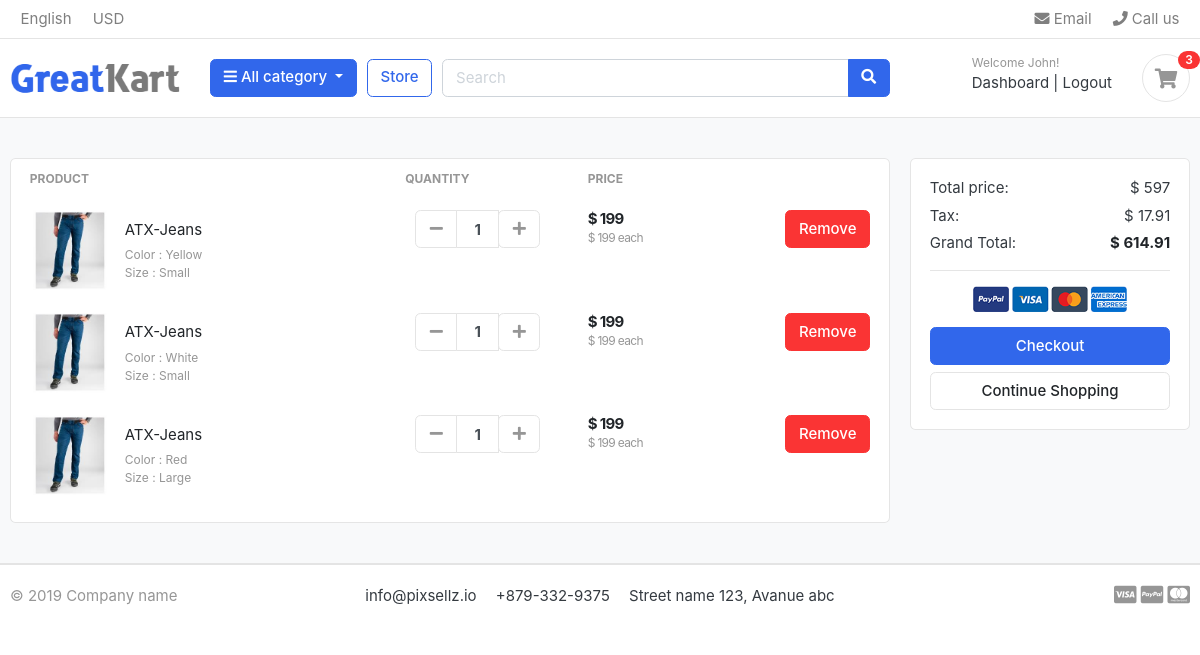
The app's page /cart/ (signed in), older data.
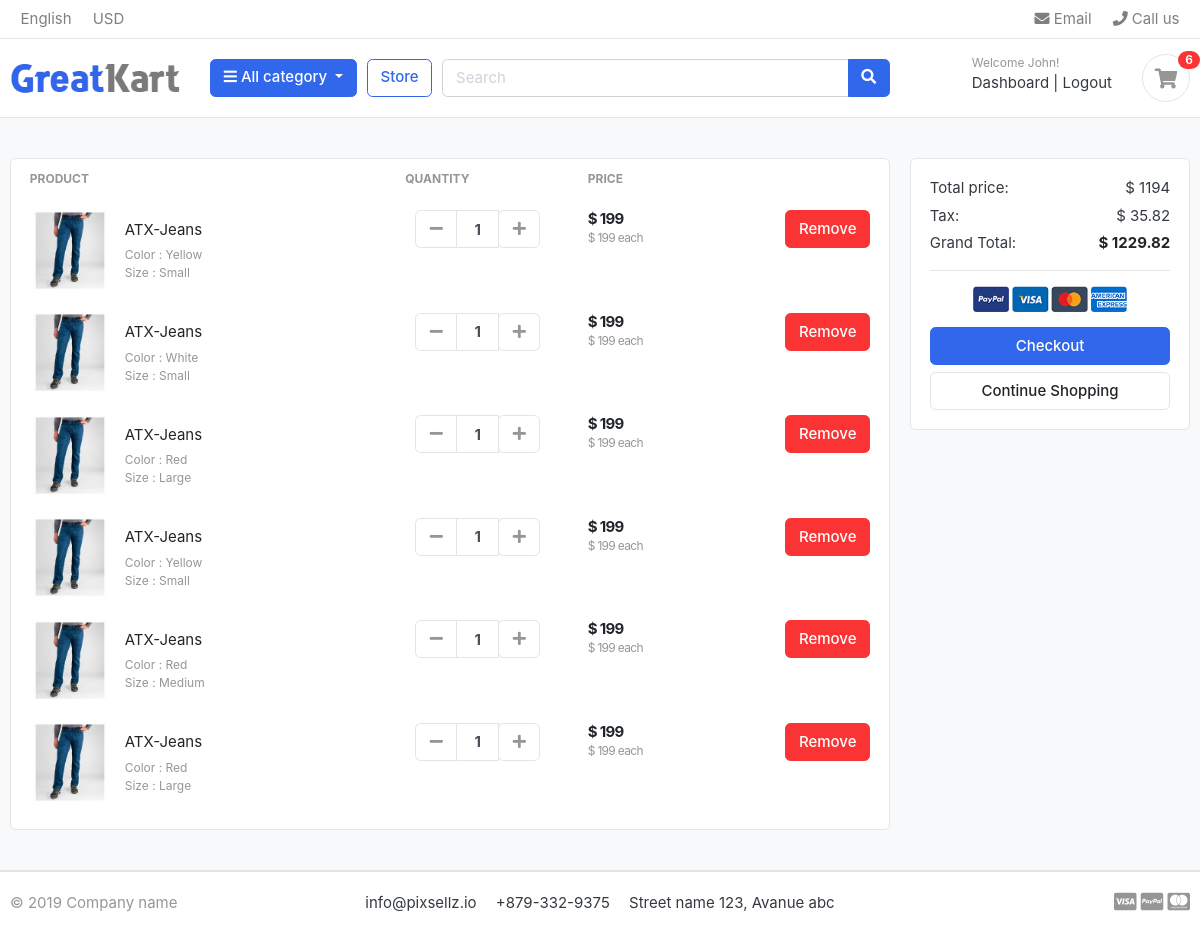
The same page, newer data.
### accounts/models.py (models this page shows, shortened)
class Account(AbstractBaseUser):
    first_name = models.CharField(max_length=50)
    last_name = models.CharField(max_length=50)
    username = models.CharField(max_length=50, unique=True)
    email = models.EmailField(max_length=100, unique=True)
    phone_number = models.CharField(max_length=50)
    date_joined = models.DateTimeField(auto_now_add=True)
    last_login = models.DateTimeField(auto_now_add=True)
    is_admin = models.BooleanField(default=False)
    is_staff = models.BooleanField(default=False)
    is_active = models.BooleanField(default=False)
    is_superadmin = models.BooleanField(default=False)
    USERNAME_FIELD = 'email'
    REQUIRED_FIELDS = ['username', 'first_name', 'last_name']
    objects = MyAccountManager()

### carts/models.py (models this page shows, shortened)
class CartItem(models.Model):
    user        = models.ForeignKey(Account, on_delete=models.CASCADE, null=True)
    product     = models.ForeignKey(Product, on_delete=models.CASCADE)
    variations  = models.ManyToManyField(Variation, blank=True)
    cart        = models.ForeignKey(Cart, on_delete=models.CASCADE, null=True)
    quantity    = models.IntegerField()
    is_active   = models.BooleanField(default=True)
    def sub_total(self):
        return self.product.price * self.quantity

### store/models.py (models this page shows, shortened)
class Product(models.Model):
    product_name    = models.CharField(max_length=200, unique=True)
    slug            = models.SlugField(max_length=200, unique=True)
    description     = models.TextField(max_length=500, blank=True)
    price           = models.IntegerField()
    images          = models.ImageField(upload_to='photos/products')
    stock           = models.IntegerField()
    is_available    = models.BooleanField(default=True)
    category        = models.ForeignKey(Category, on_delete=models.CASCADE)
    created_date    = models.DateTimeField(auto_now_add=True)
    modified_date   = models.DateTimeField(auto_now_add=True)
    def get_url(self):
        return reverse('store:product_detail', args=[self.category.slug, self.slug])

class Variation(models.Model):
    product             = models.ForeignKey(Product, on_delete=models.CASCADE)
    variation_category  = models.CharField(max_length=100, choices=variation_category_choice)
    variation_value     = models.CharField(max_length=100)
    is_active           = models.BooleanField(default=True)
    created_date        = models.DateTimeField(auto_now=True)
    objects = VariationManager()

### carts/views.py (the view)
# urls.py: path('', views.cart, name='cart'),
def cart(request, total=0, quantity=0, cart_items=None):
    try:
        tax = 0
        grand_total = 0
        if request.user.is_authenticated:
            cart_items = CartItem.objects.filter(user=request.user, is_active=True)
        else:
            cart        = Cart.objects.get(cart_id=_cart_id(request))
            cart_items  = CartItem.objects.filter(cart=cart, is_active=True)
        for cart_item in cart_items:
            total += (cart_item.product.price * cart_item.quantity)
            quantity += cart_item.quantity
        tax = (3 * total)/100
        grand_total = total + tax
    except ObjectDoesNotExist:
        pass # just ignore
    context = {
        'total': total,
        'quantity': quantity,
        'cart_items': cart_items,
        'tax': tax,
        'grand_total': grand_total,
    }
    return render(request, 'store/cart.html', context)

### carts/context_processors.py (called while the page is built)
def counter(request):
    cart_count = 0
    if 'admin' in request.path:
        return {}
    else:
        try:
            cart = Cart.objects.filter(cart_id=_cart_id(request))
            if request.user.is_authenticated:
                cart_items = CartItem.objects.all().filter(user=request.user)
            else:
                cart_items = CartItem.objects.all().filter(cart=cart[:1])
            for cart_item in cart_items:
                cart_count += cart_item.quantity
        except Cart.DoesNotExist:
            cart_count = 0
    return dict(cart_count=cart_count)

### carts/views.py (called while the page is built)
def _cart_id(request):
    cart = request.session.session_key
    if not cart:
        cart = request.session.create()
    return cart

### category/context_processors.py (called while the page is built)
def menu_links(request):
    links = Category.objects.all()
    return dict(links=links)

### category/models.py (called while the page is built)
    def get_url(self):
        return reverse('store:products_by_category', args=[self.slug])

### templates/store/cart.html (shortened to what this page needs)
{% extends "base.html" %}
{% load static %}
{% block content %}
<section class="section-content padding-y bg">
<div class="container">
{% if not cart_items %}
	<h2 class="text-center">You Shopping Cart is Empty</h2>
	<br>
	<div class="text-center">
		<a href="{% url 'store:store' %}" class="btn btn-primary">Continue Shopping</a>
	</div>
{% else %}
<div class="row">
	<aside class="col-lg-9">
<div class="card">
<table class="table table-borderless table-shopping-cart">
<thead class="text-muted">
<tr class="small text-uppercase">
  <th scope="col">Product</th>
  <th scope="col" width="120">Quantity</th>
  <th scope="col" width="120">Price</th>
  <th scope="col" class="text-right" width="200"> </th>
</tr>
</thead>
<tbody>
{% for cart_item in cart_items %}
<tr>
	<td>
		<figure class="itemside align-items-center">
			<div class="aside"><img src="{{ cart_item.product.images.url }}" class="img-sm"></div>
			<figcaption class="info">
				<a href="{{ cart_item.product.get_url }}" class="title text-dark">{{ cart_item.product.product_name }}</a>
				<p class="text-muted small">
					{% if cart_item.variations.all %}
						{% for item in cart_item.variations.all %}
							{{ item.variation_category | capfirst }} : {{ item.variation_value | capfirst }} <br>
						{% endfor %}
					{% endif %}
				</p>
			</figcaption>
		</figure>
	</td>
	<td>
					<div class="col">
						<div class="input-group input-spinner">
							<div class="input-group-prepend">
							<a href="{% url 'remove_cart' cart_item.product.id cart_item.id %}" class="btn btn-light" type="button" id="button-plus"> <i class="fa fa-minus"></i> </a>
							</div>
							<input type="text" class="form-control"  value="{{ cart_item.quantity }}">
							<div class="input-group-append">
								<form action="{% url 'add_cart' cart_item.product.id %}" method="POST">
									<button class="btn btn-light" type="submit" id="button-minus"> <i class="fa fa-plus"></i> </button>
								</form>
							</div>
						</div>
					</div>
	</td>
	<td>
		<div class="price-wrap">
			<var class="price">$ {{ cart_item.sub_total }}</var>
			<small class="text-muted"> $ {{ cart_item.product.price }} each </small>
		</div>
	</td>
	<td class="text-right">
	<a href="{% url 'remove_cart_item' cart_item.product.id cart_item.id %}" class="btn btn-danger" onclick="return confirm('Are you sure you want to delete this item?')"> Remove</a>
	</td>
</tr>
{% endfor %}
</tbody>
</table>
</div>
	</aside>
	<aside class="col-lg-3">
		<div class="card">
		<div class="card-body">
			<dl class="dlist-align">
			  <dt>Total price:</dt>
			  <dd class="text-right">$ {{ total }}</dd>
			</dl>
			<dl class="dlist-align">
			  <dt>Tax:</dt>
			  <dd class="text-right"> $ {{ tax }}</dd>
			</dl>
			<dl class="dlist-align">
			  <dt>Grand Total:</dt>
			  <dd class="text-right text-dark b"><strong>$ {{ grand_total }}</strong></dd>
			</dl>
			<hr>
			<p class="text-center mb-3">
				<img src="{% static './images/misc/payments.png' %}" height="26">
			</p>
			<a href="{% url 'checkout' %}" class="btn btn-primary btn-block"> Checkout </a>
			<a href="{% url 'store:store' %}" class="btn btn-light btn-block">Continue Shopping</a>
		</div>
		</div>
</aside>
</div>
{% endif %}
</div>
</section>
{% endblock content %}

### templates/base.html (shortened to what this page needs)
{% load static %}
<!DOCTYPE HTML>
<html lang="en">
<head>
    <link href="{% static 'css/bootstrap.css' %}" rel="stylesheet" type="text/css"/>
    <link href="{% static 'fonts/fontawesome/css/all.min.css' %}" type="text/css" rel="stylesheet">
    <link href="{% static 'css/ui.css' %}" rel="stylesheet" type="text/css"/>
    <link href="{% static 'css/responsive.css' %}" rel="stylesheet" media="only screen and (max-width: 1200px)" />
</head>
<body>
    {% include "includes/navbar.html" %}
    {% block content %}{% endblock content %}
    {% include "includes/footer.html" %}
</body>

### templates/includes/navbar.html (shortened to what this page needs)
{% load static %}
<header class="section-header">
    <nav class="navbar p-md-0 navbar-expand-sm navbar-light border-bottom">
        <div class="container">
            <div class="collapse navbar-collapse" id="navbarTop4">
                <ul class="navbar-nav mr-auto">
                    <li class="nav-item dropdown">
                        <a href="#" class="nav-link">   English </a>
                    </li>
                    <li class="nav-item dropdown">
                        <a href="#" class="nav-link"> USD </a>
                    </li>
                </ul>
                <ul class="navbar-nav">
                    <li><a href="#" class="nav-link"> <i class="fa fa-envelope"></i> Email </a></li>
                    <li><a href="#" class="nav-link"> <i class="fa fa-phone"></i> Call us </a></li>
                </ul>
            </div>
        </div>
    </nav>
    <section class="header-main border-bottom">
        <div class="container">
            <div class="row align-items-center">
                <div class="col-lg-2 col-md-3 col-6">
                    <a href="{% url 'home' %}" class="brand-wrap">
                        <img class="logo" src="{% static './images/logo.png' %}">
                    </a>
                </div>
                <div class="col-lg col-sm col-md col-6 flex-grow-0">
                    <div class="category-wrap dropdown d-inline-block float-right">
                        <button type="button" class="btn btn-primary dropdown-toggle" data-toggle="dropdown">
                            <i class="fa fa-bars"></i> All category
                        </button>
                    </div>
                </div>
                <a href="{% url 'store:store' %}" class="btn btn-outline-primary">Store</a>
                <div class="col-lg  col-md-6 col-sm-12 col">
                    <form action="{% url 'store:search' %}" class="search" method='GET'>
                        <div class="input-group w-100">
                            <input type="text" class="form-control" style="width:60%;" placeholder="Search" name="keyword" required>
                            <div class="input-group-append">
                            <button class="btn btn-primary" type="submit">
                                <i class="fa fa-search"></i>
                            </button>
                            </div>
                        </div>
                    </form>
                </div>
                <div class="col-lg-3 col-sm-6 col-8 order-2 order-lg-3">
                    <div class="d-flex justify-content-end mb-3 mb-lg-0">
                        {% if user.id is None %}
                            <div class="widget-header">
                                <small class="title text-muted">Welcome guest!</small>
                                <div>
                                    <a href="{% url 'login' %}">Sign in</a> <span class="dark-transp"> | </span>
                                    <a href="{% url 'register' %}"> Register</a>
                                </div>
                            </div>
                        {% else %}
                            <div class="widget-header">
                                <small class="title text-muted">Welcome {{ user.first_name }}!</small>
                                <div>
                                    <a href="{% url 'dashboard' %}">Dashboard</a> <span class="dark-transp"> | </span>
                                    <a href="{% url 'logout' %}"> Logout</a>
                                </div>
                            </div>
                        {% endif %}
                        <a href="{% url 'cart' %}" class="widget-header pl-3 ml-3">
                            <div class="icon icon-sm rounded-circle border"><i class="fa fa-shopping-cart"></i></div>
                            <span class="badge badge-pill badge-danger notify">{{ cart_count }}</span>
                        </a>
                    </div>
                </div>
            </div>
        </div>
    </section>
</header>

### templates/includes/footer.html
<footer class="section-footer border-top">
	<div class="container">
		<section class="footer-bottom border-top row">
			<div class="col-md-2">
				<p class="text-muted"> &copy 2019 Company name </p>
			</div>
			<div class="col-md-8 text-md-center">
				<span  class="px-2">info@pixsellz.io</span>
				<span  class="px-2">+879-332-9375</span>
				<span  class="px-2">Street name 123, Avanue abc</span>
			</div>
			<div class="col-md-2 text-md-right text-muted">
				<i class="fab fa-lg fa-cc-visa"></i>
				<i class="fab fa-lg fa-cc-paypal"></i>
				<i class="fab fa-lg fa-cc-mastercard"></i>
			</div>
		</section>
	</div>
</footer>

### static/css/ui.css (style rules this page uses)
html { font-family: "Inter", sans-serif; font-size: 15px; }
.price-wrap { letter-spacing: -0.7px; }
.icon-xs, .icon-sm, .icon-md, .icon-lg { display: inline-block; text-align: center; flex-shrink: 0; flex-grow: 0; }
.icon-sm { width: 48px; height: 48px; line-height: 48px !important; font-size: 20px; }
.img-xs, .img-sm, .img-md, .img-lg { -o-object-fit: cover; object-fit: cover; flex-shrink: 0; flex-grow: 0; }
.img-sm { width: 80px; height: 80px; }
.padding-y { padding-top: 40px; padding-bottom: 40px; }
var { font-style: normal; }
figure { margin-bottom: 0; }
.bg { background-color: #f8f9fa; }
.b { font-weight: 600; }
p:last-child { margin-bottom: 0; }
.header-main { position: relative; padding-top: 1rem; padding-bottom: 1rem; }
.brand-wrap .logo, .navbar-brand .logo { margin-right: 7px; max-height: 42px; display: inline-block; }
.widget-header { display: inline-block; vertical-align: middle; position: relative; }
.widget-header a { color: #343a40; }
.widget-header i { color: #969696; }
.widget-header .title { display: block; }
.widget-header .notify { position: absolute; top: -3px; right: -10px; }
.footer-bottom { padding-top: 20px; padding-bottom: 20px; }
.btn-light { background-color: #fff; border-color: #e4e4e4; }
.btn-light i { color: #969696; }
.itemside { position: relative; display: flex; width: 100%; }
.itemside .aside { position: relative; flex-shrink: 0; }
.itemside .info { padding-left: 15px; padding-right: 7px; }
.itemside p { margin-bottom: 0; }
.itemside .title { display: block; margin-bottom: 5px; color: #212529; }
[class*=dlist-] { margin-bottom: 5px; }
[class*=dlist-] dd { margin-bottom: 0; }
.dlist-align { display: flex; }
.dlist-align dt { width: 150px; word-wrap: break-word; font-weight: normal; }
.dlist-align dd { flex-grow: 1; }
.notify { position: absolute; top: -4px; right: -10px; display: inline-block; padding: 0.25em 0.6em; font-size: 12px; line-height: 1; text-align: center; border-radius: 3rem; color: #fff; background-color: #fa3434; }
.price { font-weight: 600; color: #212529; }
.input-spinner { width: 125px; flex-wrap: nowrap; display: inline-flex; vertical-align: middle; }
.input-spinner input.form-control { text-align: center; max-width: 46px; font-weight: bold; flex-basis: 46px; border-color: #e4e4e4; flex-grow: 0; }
.input-spinner .btn { width: 42px; text-align: center; padding-left: 0.5rem; padding-right: 0.5rem; }
.table-shopping-cart.table td, .table-shopping-cart.table th { padding-left: 1.25rem; padding-right: 1.25rem; }
.table-shopping-cart .price-wrap { line-height: 1.2; }
.table-shopping-cart .price { font-weight: bold; margin-right: 5px; display: block; }

Row changes from the older to the newer data that the page shows:
added CartItem: product.images (picture), product.product_name "ATX-Jeans", quantity "1", sub_total "199", product.price "199", Variation (variation_category "Color", variation_value "Yellow"), Variation (variation_category "Size", variation_value "Small")
added CartItem: product.images (picture), product.product_name "ATX-Jeans", quantity "1", sub_total "199", product.price "199", Variation (variation_category "Color", variation_value "Red")
now on this page (row unchanged): Variation: variation_category "Size", variation_value "Medium", shown under "ATX-Jeans"
added CartItem: product.images (picture), product.product_name "ATX-Jeans", quantity "1", sub_total "199", product.price "199", Variation (variation_category "Color", variation_value "Red"), Variation (variation_category "Size", variation_value "Large")
Text that changed along with them:
{{ cart_count }}: "3" → "6"
{{ total }}: "597" → "1194"
{{ tax }}: "17.91" → "35.82"
{{ grand_total }}: "614.91" → "1229.82"
